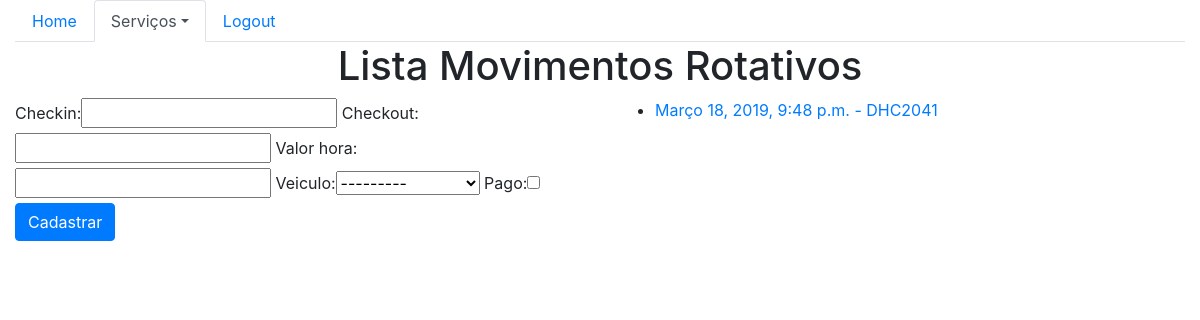
The app's page /sistema/mov-rot-list/ (signed in), older data.
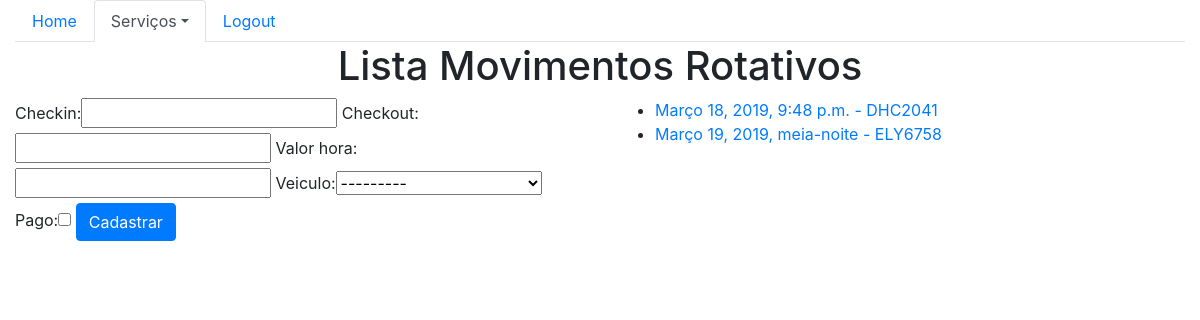
The same page, newer data.
### core/models.py (models this page shows, shortened)
class MovRotativo(models.Model):
    checkin = models.DateTimeField(auto_now=False)
    checkout = models.DateTimeField(auto_now=False, blank=True, null=True)
    valor_hora = models.DecimalField(max_digits=5, decimal_places=2)
    veiculo = models.ForeignKey(Veiculo, models.CASCADE)
    pago = models.BooleanField(default=False)

class Veiculo(models.Model):
    marca = models.ForeignKey(Marca, on_delete=models.CASCADE)
    placa = models.CharField(max_length=7)
    proprietario = models.ForeignKey(Pessoa, on_delete=models.CASCADE)
    cor = models.CharField(max_length=15)
    observacoes = models.TextField()
    def __str__(self):
        return self.marca.nome + ' - ' + self.placa

### core/views.py (the view)
@login_required
def lista_mov_rotativos(request):
    mov_rotativos = MovRotativo.objects.all()
    form = MovRotativoForm()
    data = {'mov_rotativos':mov_rotativos, 'form':form}
    return render(request, 'core/lista_mov_rotativos.html', data)

### core/forms.py
class MovRotativoForm(ModelForm):
    class Meta:
        model = MovRotativo
        fields = '__all__'

### core/templates/core/lista_mov_rotativos.html (shortened to what this page needs)
{% extends 'base.html'%}
{% load bootstrap %}
{% block menu %}
    <ul class="nav nav-tabs">
        <li class="nav-item">
        <a class="nav-link" href="{% url 'core_home' %}">Home</a>
        </li>
        <li class="nav-item dropdown">
        <a class="nav-link dropdown-toggle active" data-toggle="dropdown" href="#" role="button" aria-haspopup="true" aria-expanded="false">Serviços</a>
        </li>
        <li class="nav-item">
        <a class="nav-link" href="#">Logout</a>
        </li>
    </ul>
{% endblock %}
{% block main %}
<div class="row">
    <div class="mx-auto">
        <h1>Lista Movimentos Rotativos</h1>
    </div>
</div>
<class class="row">
    <class class="col-sm-6">
        <form action="{% url 'core_mov_rotativos_novo' %}" method="POST">
            {{ form|bootstrap }}
            <button type="submit" class="btn btn-primary">Cadastrar</button>
        </form>
    </class>
    <class class="col-sm-6">
        <ul>
            {% for mov_rotativo in mov_rotativos %}
                <li>
                    <a href="{% url 'core_mov_rotativos_update' mov_rotativo.id %}">
                        {{ mov_rotativo.checkin }} - {{ mov_rotativo.veiculo.placa }}
                    </a>
                </li>
            {% endfor %}
        </ul>
    </class>
</class>
{% endblock %}

Row changes from the older to the newer data that the page shows:
added MovRotativo: checkin "Março 19, 2019, meia-noite", veiculo.placa "ELY6758"
